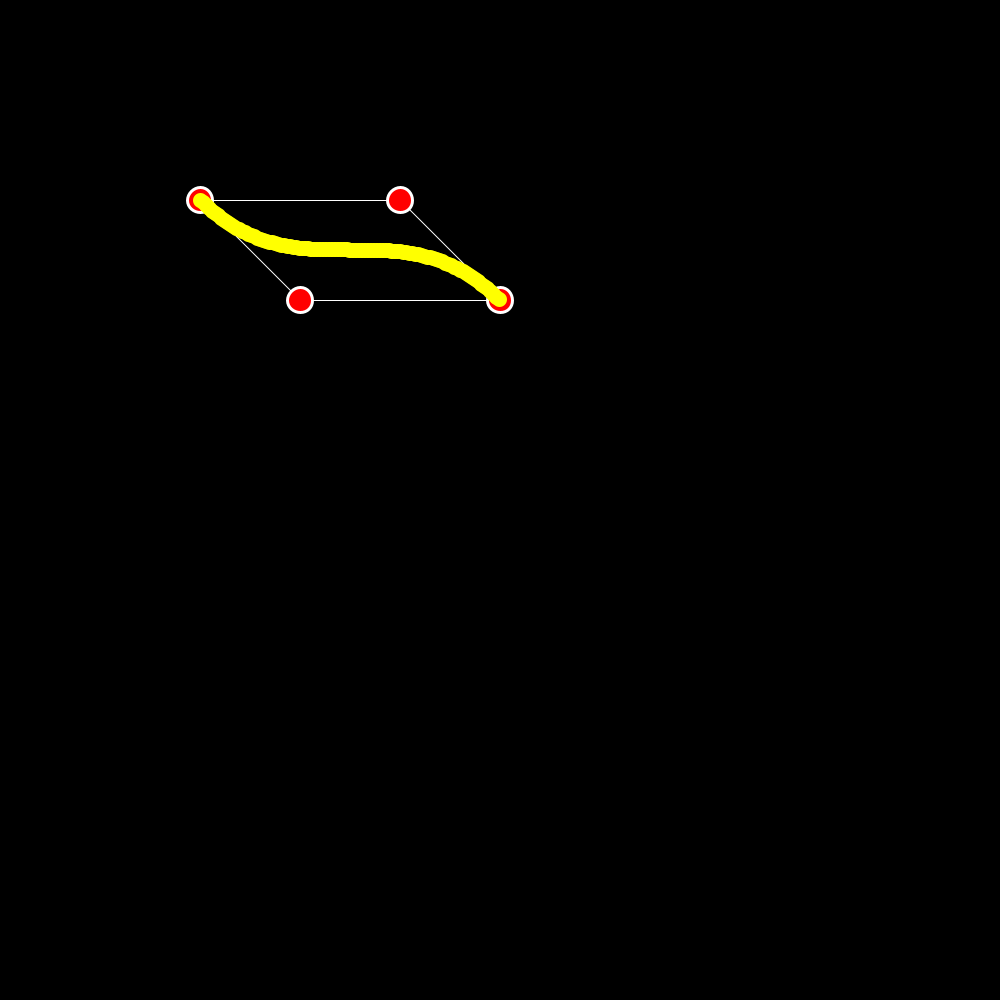
Frame 1 (no input)
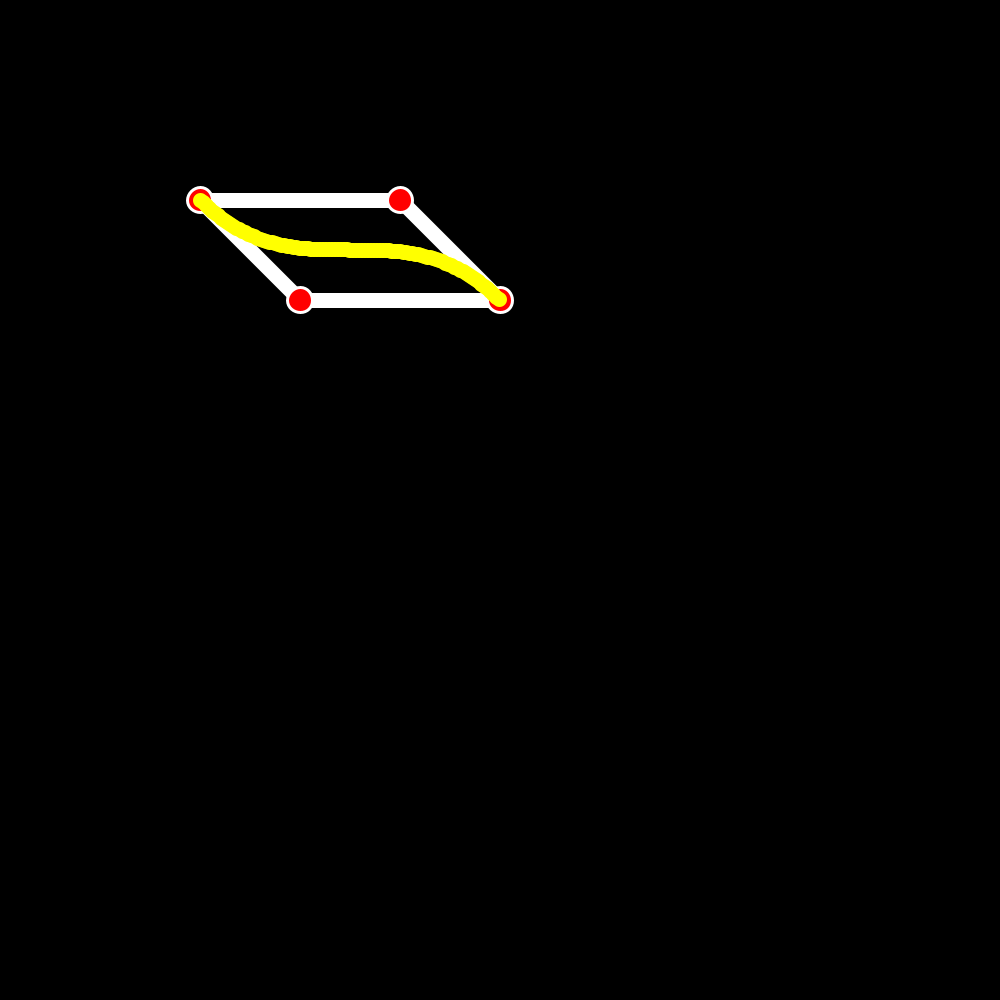
Frame 60 (the mouse pressed at the canvas centre just before this capture)
Frame 120 (the mouse held since frame 60 and released just before this capture): identical to frame 60, image omitted

The Processing sketch that drew these frames (run headless with seeded random() and noise(); from frame 60 on, the mouse is pressed at the canvas centre):

// Processing sketch: Bezier
// ── Bezier.pde
// Una corba d'interpolació
// Per a generar una trajectòria
// Polinòmica, Cúbica, Paramètrica
// Amb 4 punts de control (P0, P1, P2, P3)

// Variables i objectes
corba la_primera_corba;

//Classes
class corba{
 //Atributs
 PVector[] punts_ctrl;  // Per on passa
 PVector[] coefs;  // Governen l'equacio
 int numero_punts;  // Quants punts volem pintar
 //Constructor
 corba(PVector[] pc, int np){
   punts_ctrl = new PVector[4];  // Hi ha 4 punts de control
   coefs = new PVector[4];
   for(int i = 0; i < 4; i++){
     punts_ctrl[i] = new PVector(0.0, 0.0);
     coefs[i] = new PVector(0.0, 0.0);
     // Copiem els 4 punts de control que ens han passat
     punts_ctrl[i] = pc[i];
   }
   numero_punts = np;
 }
 //Mètodes
 void calcular_coefs(){
   // Necessitem les equacions de la corba d'interpolació
   // C0 = P0
   coefs[0].x = punts_ctrl[0].x;
   coefs[0].y = punts_ctrl[0].y;
   // C1 = -5.5 * P0 + 9 * P1 - 4.5 * P2 + P3
   coefs[1].x = -3 * punts_ctrl[0].x + 3 * punts_ctrl[1].x;
   coefs[1].y = -3 * punts_ctrl[0].y + 3 * punts_ctrl[1].y;
   // C2 = 9 * P0 - 22.5 * P1 + 18 * P2 - 4.5 * P3
   coefs[2].x = 3 * punts_ctrl[0].x - 6 * punts_ctrl[1].x + 3 * punts_ctrl[2].x;
   coefs[2].y = 3 * punts_ctrl[0].y - 6 * punts_ctrl[1].y + 3 * punts_ctrl[2].y;
   // C3 = -4.5 * P0 + 13.5 * P1 - 13.5 * P2 + 4.5 * P3
   coefs[3].x = -1 * punts_ctrl[0].x + 3 * punts_ctrl[1].x - 3 * punts_ctrl[2].x + punts_ctrl[3].x;
   coefs[3].y = -1 * punts_ctrl[0].y + 3 * punts_ctrl[1].y - 3 * punts_ctrl[2].y + punts_ctrl[3].y;
 }
 
 void pintar(){
   // Comencem pintant els punts de control
   fill(255, 0, 0);
   strokeWeight(3);
   stroke(255);
   for(int i = 0; i < 4; i++){
    ellipse(punts_ctrl[i].x, punts_ctrl[i].y, 25, 25); 
   }
   //Seguim pintant els punts de la corba
   stroke(255, 255, 0);
   strokeWeight(15);
   // Corba(u) = C0 * C1 * u + C2 * u^2 + C3 * u^3
   // u va de 0 (inici) a 1 (fi)
   // l'interval es 1 / numero_punts
   PVector punt_a_pintar = new PVector(0.0, 0.0);
   float interval = 1.0 / numero_punts;
   for(float u = 0; u <= 1; u += interval){
     punt_a_pintar.x = coefs[0].x + coefs[1].x * u + coefs[2].x * sq(u) + coefs[3].x * sq(u) * u;
     punt_a_pintar.y = coefs[0].y + coefs[1].y * u + coefs[2].y * sq(u) + coefs[3].y * sq(u) * u;
     point(punt_a_pintar.x, punt_a_pintar.y);
   }
 }
 
 void pintarCaixa(){
  stroke(255);
  line(punts_ctrl[0].x, punts_ctrl[0].y, punts_ctrl[1].x, punts_ctrl[1].y);
  line(punts_ctrl[1].x, punts_ctrl[1].y, punts_ctrl[3].x, punts_ctrl[3].y);
  line(punts_ctrl[3].x, punts_ctrl[3].y, punts_ctrl[2].x, punts_ctrl[2].y);
  line(punts_ctrl[2].x, punts_ctrl[2].y, punts_ctrl[0].x, punts_ctrl[0].y);
 }
}


void setup(){
 size(1000, 1000);
 // Els 4 punts de control
 PVector p[];
 p = new PVector[4];
 p[0] = new PVector(200, 200);
 p[1] = new PVector(300, 300);
 p[2] = new PVector(400, 200);
 p[3] = new PVector(500, 300);
 // Crido al constructor de l'objecte
 la_primera_corba = new corba(p, 100);
 la_primera_corba.calcular_coefs();
}

void draw(){
 background(0);
 la_primera_corba.calcular_coefs();
  la_primera_corba.pintarCaixa();
 la_primera_corba.pintar();
}

void mouseMoved(){
  la_primera_corba.punts_ctrl[1].x = mouseX;
  la_primera_corba.punts_ctrl[1].y = mouseY;
}
